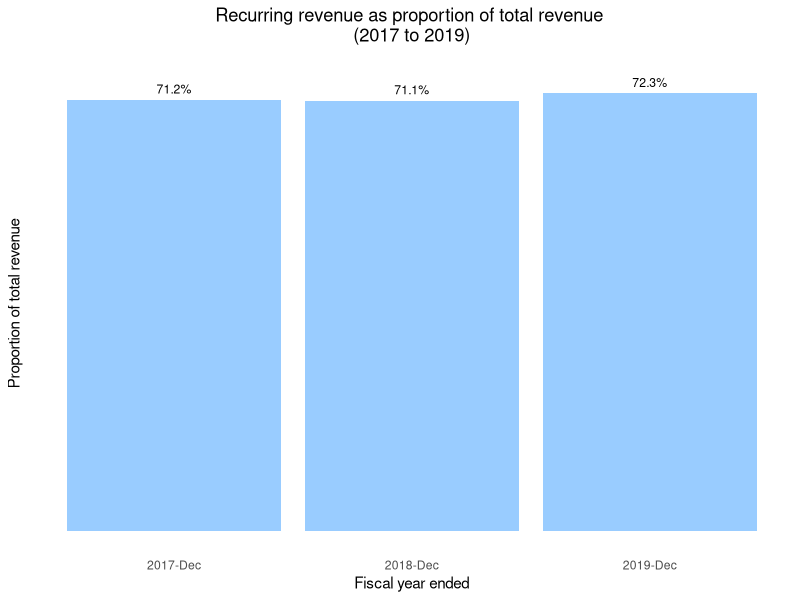
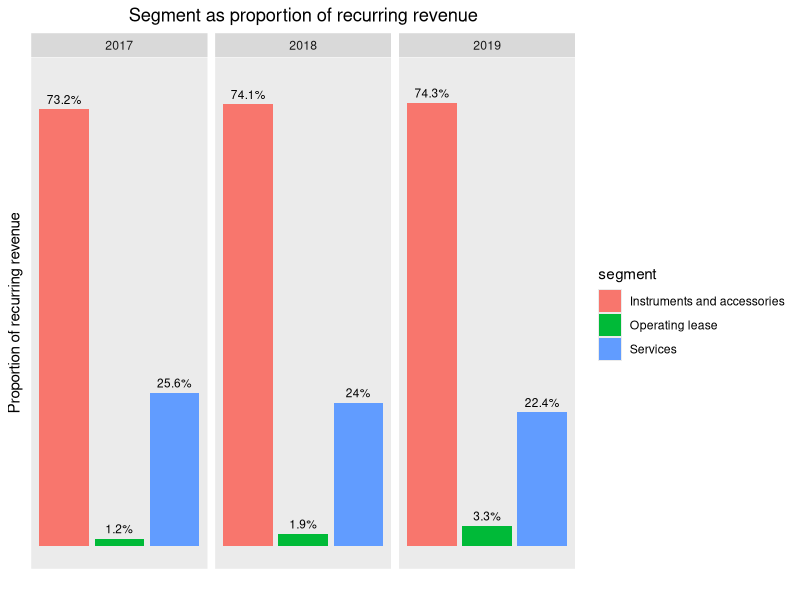
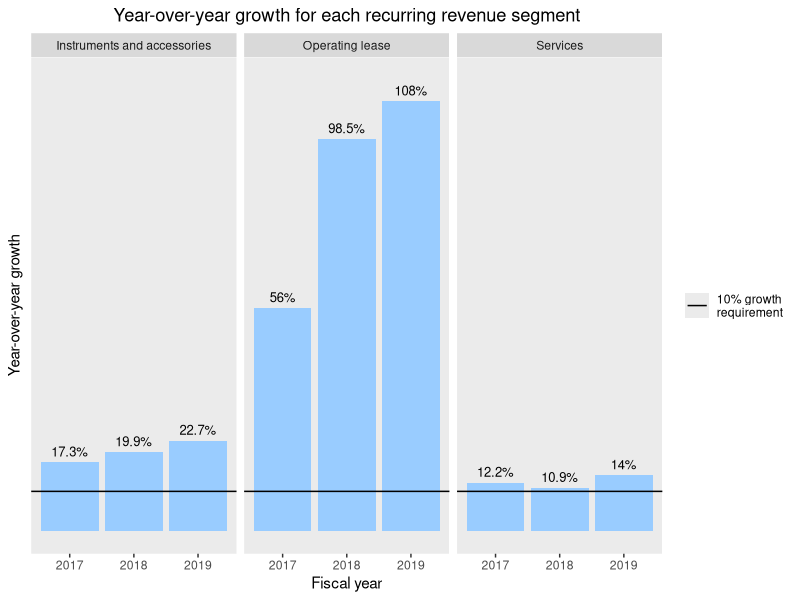
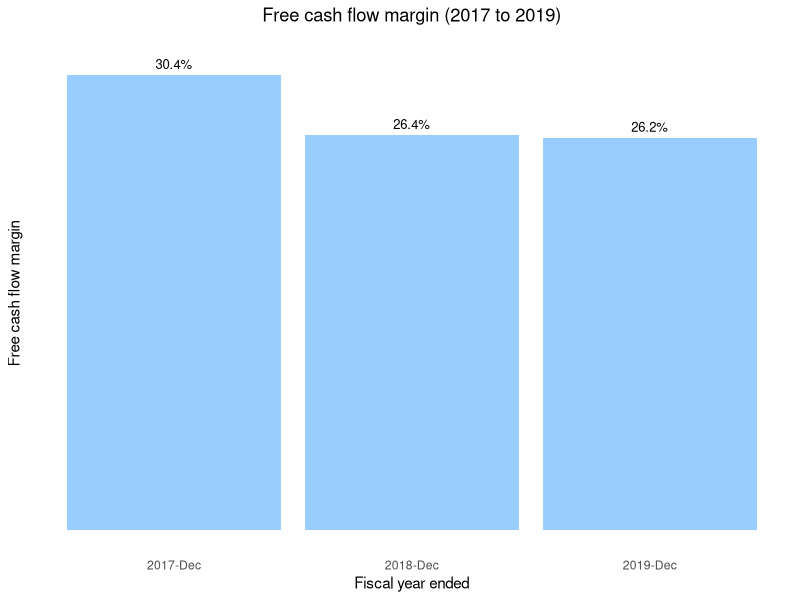

R code for these plots, in order:
## ---- chunk 1
library(readxl)
library(dplyr)
library(ggplot2)
library(lubridate)

financial <- read_excel('ISRG.xlsx', sheet = 'overall')
recurringRevenue <- read_excel('ISRG.xlsx', sheet = 'recurring revenue')

names(financial) <- gsub('[ -]', '_', names(financial))
names(recurringRevenue) <- gsub(' ', '_', names(recurringRevenue))

# Calculate year-over-year gross profit growth
yoy_gross_profit_growth <- with(financial
                                , gross_profit[-nrow(financial)] / 
                                             gross_profit[-1] - 1)
yoy_gross_profit_growth <- c(yoy_gross_profit_growth, NA)
financial$yoy_gross_profit_growth <- yoy_gross_profit_growth

# Calculate recurring revenue as proportion of total revenue
financial$proportion_recurring <- with(financial
                                       , recurring_revenue / total_revenue)

# Calculate recurring revenue segment as proportion of total recurring revenue
totalRecurring <- select(financial, fiscal_year_ended
                         , total_recurring_revenue = recurring_revenue)
recurringRevenue <- 
  inner_join(recurringRevenue, totalRecurring
                               , by = 'fiscal_year_ended') %>%
  mutate(proportion = recurring_revenue / total_recurring_revenue)

# Calculate year-over-year recurring revenue growth for each segment
recurr_current <- 
  recurringRevenue$recurring_revenue[1:(nrow(recurringRevenue)-3)]
recurr_prev <- 
  recurringRevenue$recurring_revenue[-(1:3)]
yoy_recurr_growth <- c(recurr_current / recurr_prev - 1, NA, NA, NA)

recurringRevenue$yoy_growth <- yoy_recurr_growth

# Calculate whether meet growth KPI
growth_kpi <- 0.1

recurringRevenue <- 
  mutate(recurringRevenue
         , met_growth_KPI = case_when(
             yoy_growth >= growth_kpi ~ 'Yes'
           , yoy_growth < growth_kpi ~ 'No'
         ))

# Calculate free cash flow and free cash flow margin
financial <- 
    mutate(financial
           , free_cash_flow = operating_cash_flow - capital_expenditure
           , fcf_margin = free_cash_flow / total_revenue)
## ---- chunk 2
recurring <-
    head(financial, n = 3) %>%
    select(fiscal_year_ended, proportion_recurring)

ylim_max <- max(recurring$proportion_recurring) * 1.04
title <- 'Recurring revenue as proportion of total revenue 
(2017 to 2019)'
    
ggplot(data = recurring
       , aes(x = format(fiscal_year_ended, '%Y-%b')
             , y = proportion_recurring)) +
    geom_col(fill = '#99ccff') +
    labs(x = 'Fiscal year ended', y = 'Proportion of total revenue') +
    ggtitle(title) +
    theme_minimal() +
    theme(plot.title = element_text(hjust = 0.5)
          , panel.grid = element_blank()
          , axis.text.y = element_blank()) +
    coord_cartesian(ylim = c(0, ylim_max)) +
    geom_text(aes(label = paste(round(proportion_recurring * 100, 1)
                                , '%', sep = ''))
              , vjust = -0.7, size = 3.1)
## ---- chunk 3
recurringProportion <- 
  recurringRevenue %>% 
  filter(fiscal_year_ended >= ymd(20170101))

ylim_max <- max(recurringProportion$proportion) * 1.05
  
ggplot(data = recurringProportion
       , aes(x = segment, y = proportion, fill = segment)) +
  geom_col() +
  facet_grid(cols = vars(format(fiscal_year_ended, '%Y'))) +
  geom_text(aes(label = paste(round(proportion * 100, 1), '%', sep = ''))
            , vjust = -0.6, size = 3) +
  labs(x = '', y = 'Proportion of recurring revenue') +
  ggtitle('Segment as proportion of recurring revenue') +
  theme(axis.text = element_blank()
        , axis.ticks = element_blank()
        , plot.title = element_text(hjust = 0.5)
        , panel.grid = element_blank()) +
  coord_cartesian(ylim = c(0, ylim_max))
## ---- chunk 4
recurringRevenueGrowth <- 
  recurringRevenue %>% 
  filter(fiscal_year_ended >= ymd(20170101)) %>%
  select(fiscal_year_ended, segment, yoy_growth, met_growth_KPI)

ylim_max <- max(recurringRevenueGrowth$yoy_growth) * 1.05
hline_label <- '10% growth 
requirement'

ggplot(data = recurringRevenueGrowth
       , aes(x = format(fiscal_year_ended, '%Y'), y = yoy_growth)) +
  geom_col(aes(fill = met_growth_KPI), show.legend = FALSE) +
  facet_wrap(vars(segment)) +
  labs(x = 'Fiscal year', y = 'Year-over-year growth', colour = NULL) +
  ggtitle('Year-over-year growth for each recurring revenue segment') +
  geom_text(aes(label = paste(round(yoy_growth * 100, 1), '%', sep = ''))
            , vjust = -0.6, size = 3.3) +
  coord_cartesian(ylim = c(0, ylim_max)) +
  theme(plot.title = element_text(hjust = 0.5)
        , panel.grid = element_blank()
        , axis.text.y = element_blank()
        , axis.ticks.y = element_blank()) +
  geom_hline(aes(color = hline_label
                 , yintercept = growth_kpi)) +
  scale_color_manual(values = c('black')) +
  scale_fill_manual(values = c('Yes' = '#99ccff', 'No' = 'red'))
  
## ---- chunk 5
fcfMgn <- 
    head(financial, n = 3) %>%
    select(fiscal_year_ended, fcf_margin)

ylim_max <- max(fcfMgn$fcf_margin) * 1.04

ggplot(data = fcfMgn
       , aes(x = format(fiscal_year_ended, '%Y-%b'), y = fcf_margin)) +
    geom_col(fill = '#99ccff') +
    labs(x = 'Fiscal year ended', y = 'Free cash flow margin') +
    ggtitle('Free cash flow margin (2017 to 2019)') +
    theme_minimal() +
    theme(plot.title = element_text(hjust = 0.5)
          , panel.grid = element_blank()
          , axis.text.y = element_blank()) +
    geom_text(aes(label = paste(round(fcf_margin * 100, 1), '%', sep = ''))
                  , vjust = -0.6, size = 3.3) +
    coord_cartesian(ylim = c(0, ylim_max))
